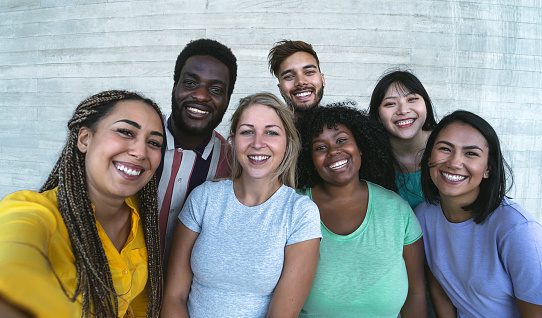
#> input picture smiling_face.jpg, 542 x 318 px
$ jupyter execute 'smiling face detection.ipynb'
#> lines starting #> are read from the running program, lines starting #| are printed output that depends on the picture; after the words box and inside, x2 and y2 are one past the last pixel; in counts of white or black regions, pixels touching at a corner belong together
[cell 1]
import cv2
facecascade=cv2.CascadeClassifier('haarcascade_frontalface_default.xml')

[cell 2]
image = cv2.imread('smiling_face.jpg')
#> image is the input picture: shape (318, 542, 3); mean B, G, R 146.3, 148.7, 142.7
gray = cv2.cvtColor(image,cv2.COLOR_BGR2GRAY)
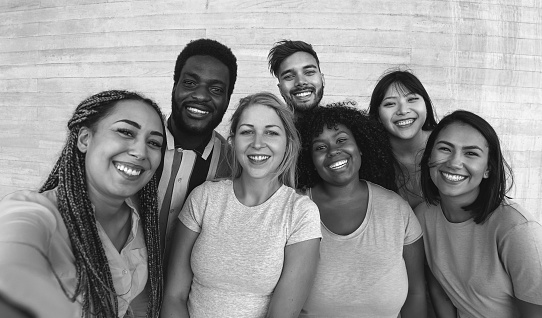
#> gray: shape (318, 542); min 1, max 254, mean 146.7

#### Scale Factor - Parameter specifying how much the image size is reduced.

#### minneighbors - parameter specifying how many neighbours each candidate rectangle show

#### minsize - minimum possible object size. Object smaller than that are ignored

[cell 3]
faces = facecascade.detectMultiScale(gray,scaleFactor=1.1,minNeighbors=2,minSize=(10,10))  # minNeighbors is the number of min faces that we need to detect.
#> faces = [[374, 80, 57, 57], [227, 106, 66, 66], [273, 52, 55, 55], [425, 125, 69, 69], [169, 58, 69, 69], [302, 124, 62, 62], [79, 100, 90, 90]]

[cell 4]
print("Found {0} faces!".format(len(faces))) # to get the face location
#| Found 7 faces!
print(faces)
#| [[374  80  57  57]
#|  [227 106  66  66]
#|  [273  52  55  55]
#|  [425 125  69  69]
#|  [169  58  69  69]
#|  [302 124  62  62]
#|  [ 79 100  90  90]]

for (x,y,w,h) in faces:
    cv2.rectangle(image,(x,y),(x+w,y+h),(0,0,255),5) # (x+w,y+h) is to join rectangle sides, (0,0,255) here it is (blue,green,red) in this order the machine detect. # 5 is the thickness of border of the detect rectangle.
#> this loop made 7 passes
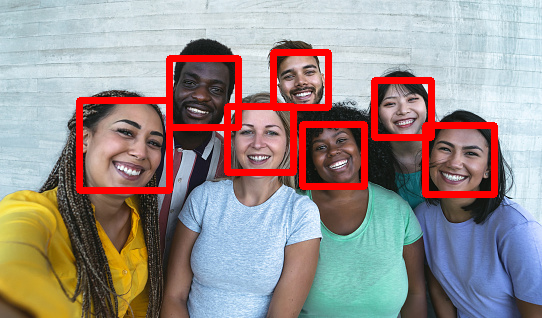
#> image: shape (318, 542, 3); 7.17% of pixels changed, all inside (x1, y1, x2, y2) = (76, 49, 498, 198)

$ run again, with yolopic.jpg copied over smiling_face.jpg
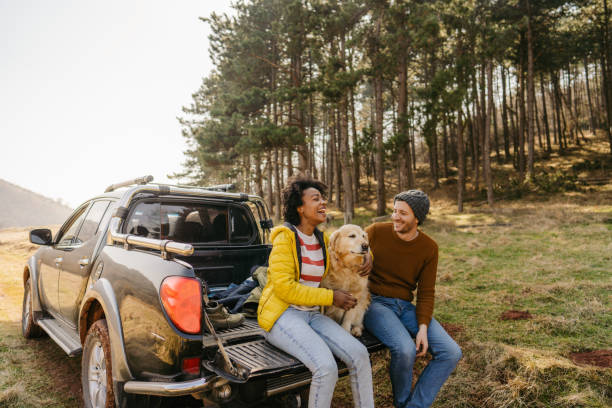
#> input picture yolopic.jpg, 612 x 408 px
#> image is the input picture: shape (408, 612, 3); mean B, G, R 100.5, 122.5, 134.9
#> `gray = cv2.cvtColor(image,cv2.COLOR_BGR2GRAY)`:
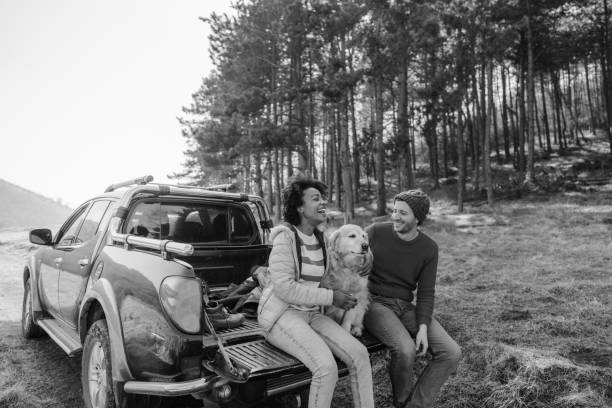
#> gray: shape (408, 612); min 0, max 255, mean 123.7
#> faces = [[347, 82, 29, 29], [384, 201, 30, 30], [3, 159, 202, 202]]
#| Found 3 faces!
#| [[347  82  29  29]
#|  [384 201  30  30]
#|  [  3 159 202 202]]
#> the loop `for (x,y,w,h) in faces:` made 3 passes
#> after the loop `for (x,y,w,h) in faces:`:
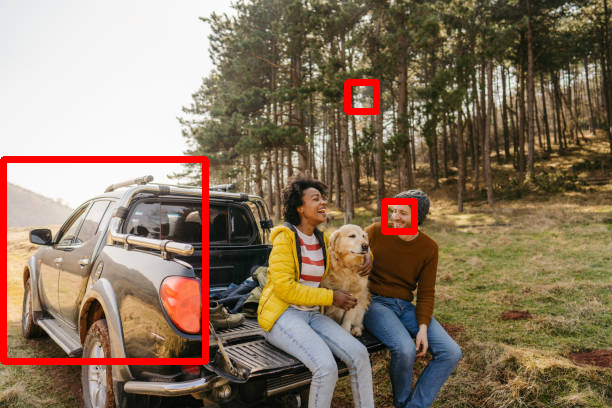
#> image: shape (408, 612, 3); 2.9% of pixels changed, all inside (x1, y1, x2, y2) = (0, 79, 418, 365)
